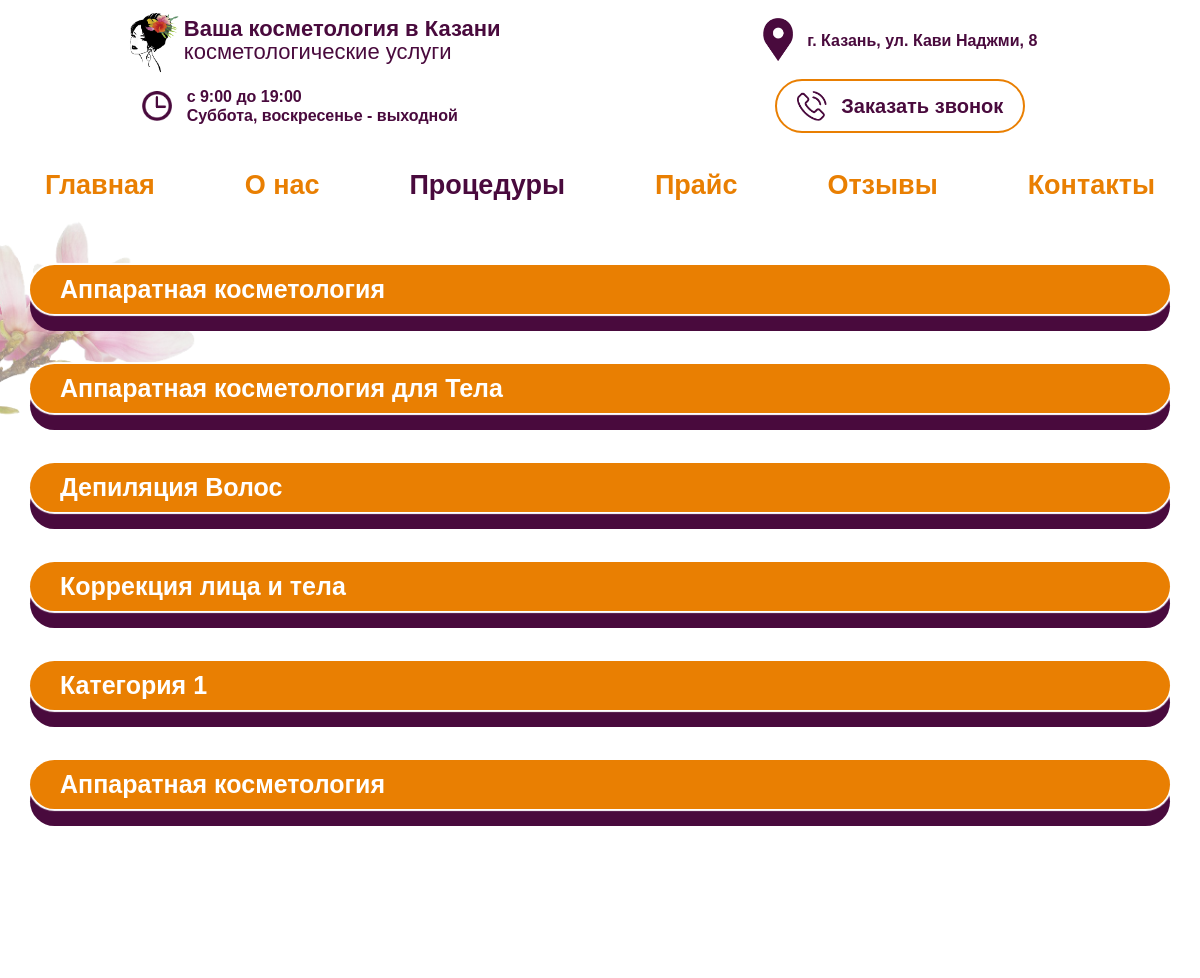
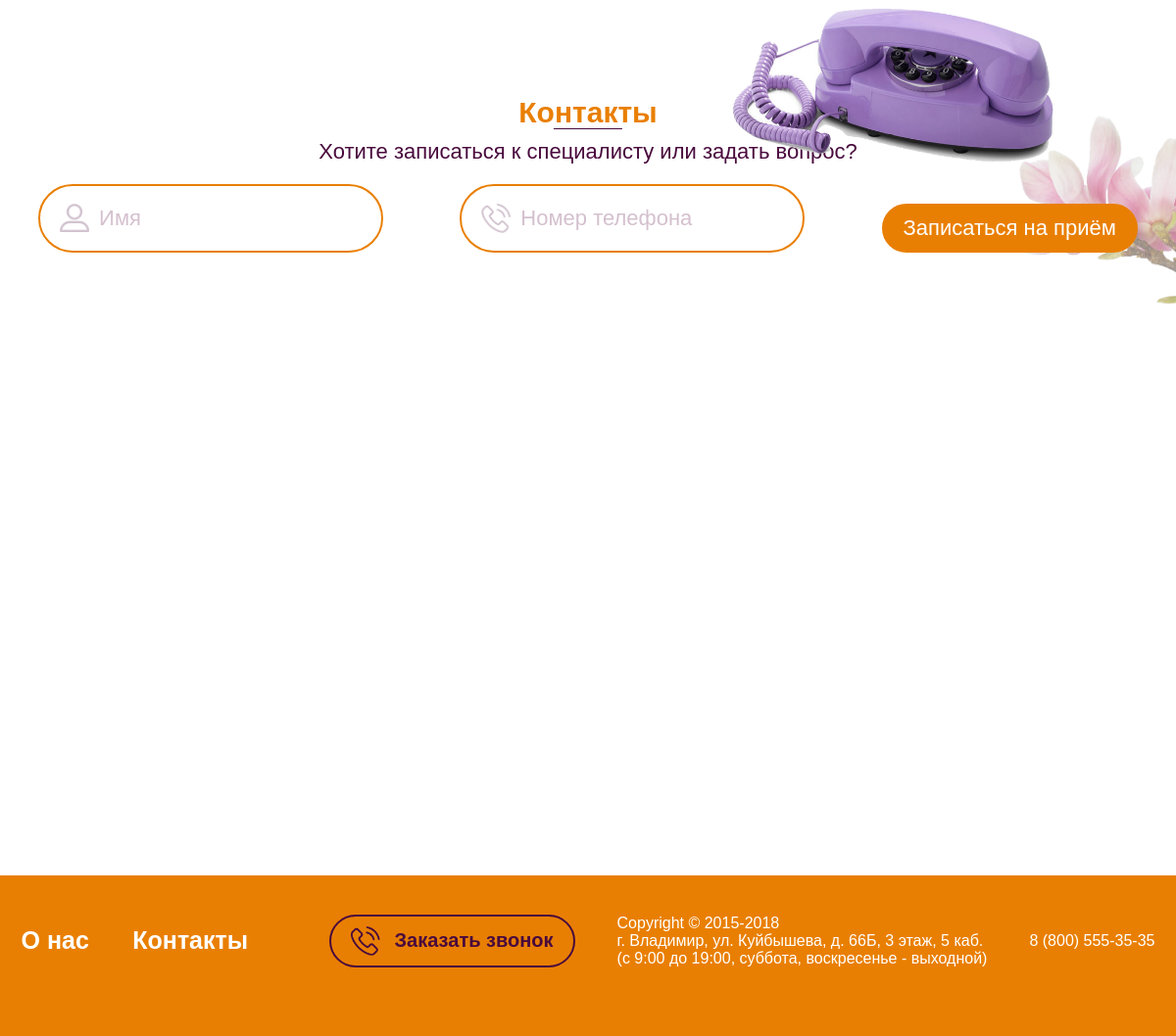
The app's page /procedures with its own data (2 pictures, top to bottom).
### tables this page shows
CREATE TABLE `procedures_categorys` (
  `id` int(11) NOT NULL,
  `name` text NOT NULL
);

### pages/procedures.php (the view, shortened to what this page needs)
<div id="procedure">
    <?php
    $sql = "SELECT * FROM `procedures_categorys` ORDER BY `id`";
    $res = $dbh->query($sql);
    $categorys = $res->fetchAll(2);
    foreach ($categorys as $category) :
        ?>
        <div class="drop-list">
            <div class="title spoiler"><?= $category['name'] ?></div>
        </div>
    <?php
    endforeach;
    ?>
</div>

### assets/css/style.css (style rules this page uses)
* { margin: 0; padding: 0; box-sizing: border-box; font-family: 'Circe', sans-serif; }
html, body { overflow-x: hidden; }
#price, #procedure { width: 1200px; margin: 0 auto; margin-top: 50px; }
@media screen and (min-width: 768px) and (max-width: 1200px) { #price, #procedure { width: 100%; } }
@media screen and (min-width: 768px) and (max-width: 1200px) { #price, #procedure { padding: 30px; position: relative; } }
#price > div, #procedure > div { width: 100%; margin-bottom: 50px; color: #fff; font-size: 23px; border-radius: 25px; background: #490a3d; }
#price > div .title, #procedure > div .title { display: block; font-size: 25px; font-weight: bold; color: #fff; background: #e97f02; border-radius: 40px; padding: 10px 0 10px 30px; cursor: pointer; transform: translateY(-17px); box-shadow: 0 0 1px 2px #fff; }

### records on screen
procedures_categorys: name "Аппаратная косметология"
procedures_categorys: name "Аппаратная косметология для Тела"
procedures_categorys: name "Депиляция Волос"
procedures_categorys: name "Коррекция лица и тела"
procedures_categorys: name "Категория 1"
procedures_categorys: name "Аппаратная косметология"
